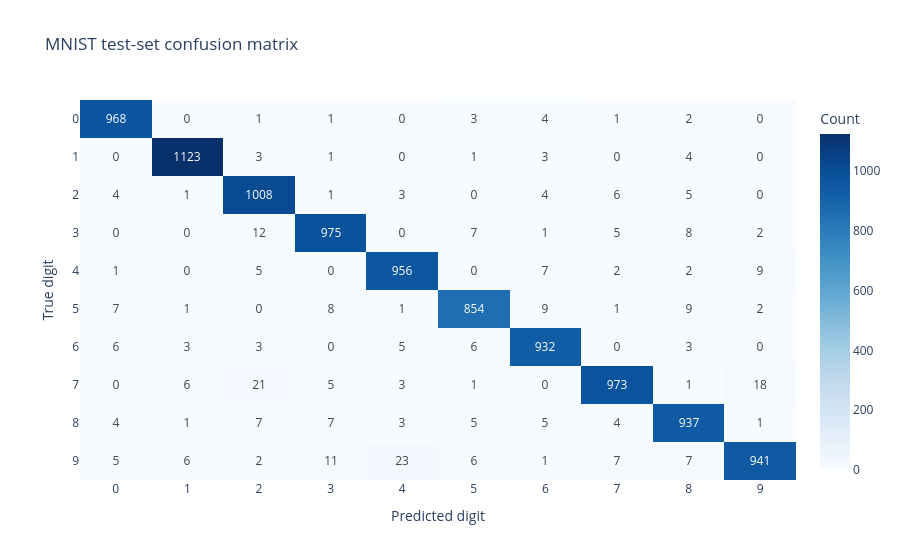

Here is the notebook cell this chart was saved with:
### Markdown cell above
## Test-set predictions and confusion matrix

Review aggregate errors by true and predicted digit. A confusion-matrix row is a true class;
a column is the model's predicted class.

### Code cell
test_probabilities, test_activations = predict_in_batches(X_test)
y_pred = np.argmax(test_probabilities, axis=1)
test_accuracy = float(np.mean(y_pred == y_test))

print(f"Test accuracy: {test_accuracy:.2%}")
if saved_test_accuracy is not None:
    print(
        "Saved training-notebook test accuracy: "
        f"{saved_test_accuracy:.2%}"
    )

print(
    classification_report(
        y_test,
        y_pred,
        labels=np.arange(10),
        digits=3,
        zero_division=0,
    )
)

cm = confusion_matrix(y_test, y_pred, labels=np.arange(10))
fig = px.imshow(
    cm,
    text_auto=True,
    aspect="auto",
    x=[str(digit) for digit in range(10)],
    y=[str(digit) for digit in range(10)],
    labels={"x": "Predicted digit", "y": "True digit", "color": "Count"},
    title="MNIST test-set confusion matrix",
    color_continuous_scale="Blues",
)
fig.show()

### Figure 1 — Plotly figure (JSON) as saved in the notebook; plotly's stock layout.template omitted (floating-point values rounded to 4 significant figures)
{"data": [{"coloraxis": "coloraxis", "hovertemplate": "Predicted digit: %{x}<br>True digit: %{y}<br>Count: %{z}<extra></extra>", "name": "0", "texttemplate": "%{z}", "type": "heatmap", "x": ["0", "1", "2", "3", "4", "5", "6", "7", "8", "9"], "xaxis": "x", "y": ["0", "1", "2", "3", "4", "5", "6", "7", "8", "9"], "yaxis": "y", "z": [[968, 0, 1, 1, 0, 3, 4, 1, 2, 0], [0, 1123, 3, 1, 0, 1, 3, 0, 4, 0], [4, 1, 1008, 1, 3, 0, 4, 6, 5, 0], [0, 0, 12, 975, 0, 7, 1, 5, 8, 2], [1, 0, 5, 0, 956, 0, 7, 2, 2, 9], [7, 1, 0, 8, 1, 854, 9, 1, 9, 2], [6, 3, 3, 0, 5, 6, 932, 0, 3, 0], [0, 6, 21, 5, 3, 1, 0, 973, 1, 18], [4, 1, 7, 7, 3, 5, 5, 4, 937, 1], [5, 6, 2, 11, 23, 6, 1, 7, 7, 941]]}], "layout": {"coloraxis": {"colorbar": {"title": {"text": "Count"}}, "colorscale": [[0, "rgb(247,251,255)"], [0.125, "rgb(222,235,247)"], [0.25, "rgb(198,219,239)"], [0.375, "rgb(158,202,225)"], [0.5, "rgb(107,174,214)"], [0.625, "rgb(66,146,198)"], [0.75, "rgb(33,113,181)"], [0.875, "rgb(8,81,156)"], [1, "rgb(8,48,107)"]]}, "title": {"text": "MNIST test-set confusion matrix"}, "xaxis": {"anchor": "y", "domain": [0, 1], "title": {"text": "Predicted digit"}}, "yaxis": {"anchor": "x", "autorange": "reversed", "domain": [0, 1], "title": {"text": "True digit"}}}}
